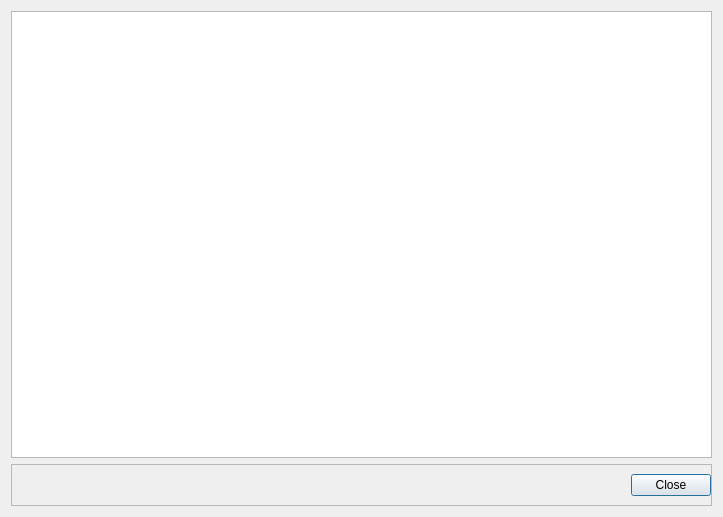
<?xml version="1.0" encoding="UTF-8"?>
<ui version="4.0">
 <class>DialogShowLog</class>
 <widget class="QDialog" name="DialogShowLog">
  <property name="windowModality">
   <enum>Qt::ApplicationModal</enum>
  </property>
  <property name="geometry">
   <rect>
    <x>0</x>
    <y>0</y>
    <width>723</width>
    <height>517</height>
   </rect>
  </property>
  <property name="minimumSize">
   <size>
    <width>723</width>
    <height>517</height>
   </size>
  </property>
  <property name="maximumSize">
   <size>
    <width>723</width>
    <height>517</height>
   </size>
  </property>
  <property name="windowTitle">
   <string>Log</string>
  </property>
  <layout class="QVBoxLayout" name="verticalLayout">
   <item>
    <widget class="QTextBrowser" name="textBrowser"/>
   </item>
   <item>
    <widget class="QFrame" name="frame">
     <property name="frameShape">
      <enum>QFrame::StyledPanel</enum>
     </property>
     <property name="frameShadow">
      <enum>QFrame::Raised</enum>
     </property>
     <layout class="QHBoxLayout" name="horizontalLayout" stretch="5,0">
      <property name="rightMargin">
       <number>0</number>
      </property>
      <item>
       <widget class="QWidget" name="widget" native="true"/>
      </item>
      <item>
       <widget class="QPushButton" name="buttonClose">
        <property name="text">
         <string>Close</string>
        </property>
       </widget>
      </item>
     </layout>
    </widget>
   </item>
  </layout>
 </widget>
 <resources/>
 <connections/>
</ui>
